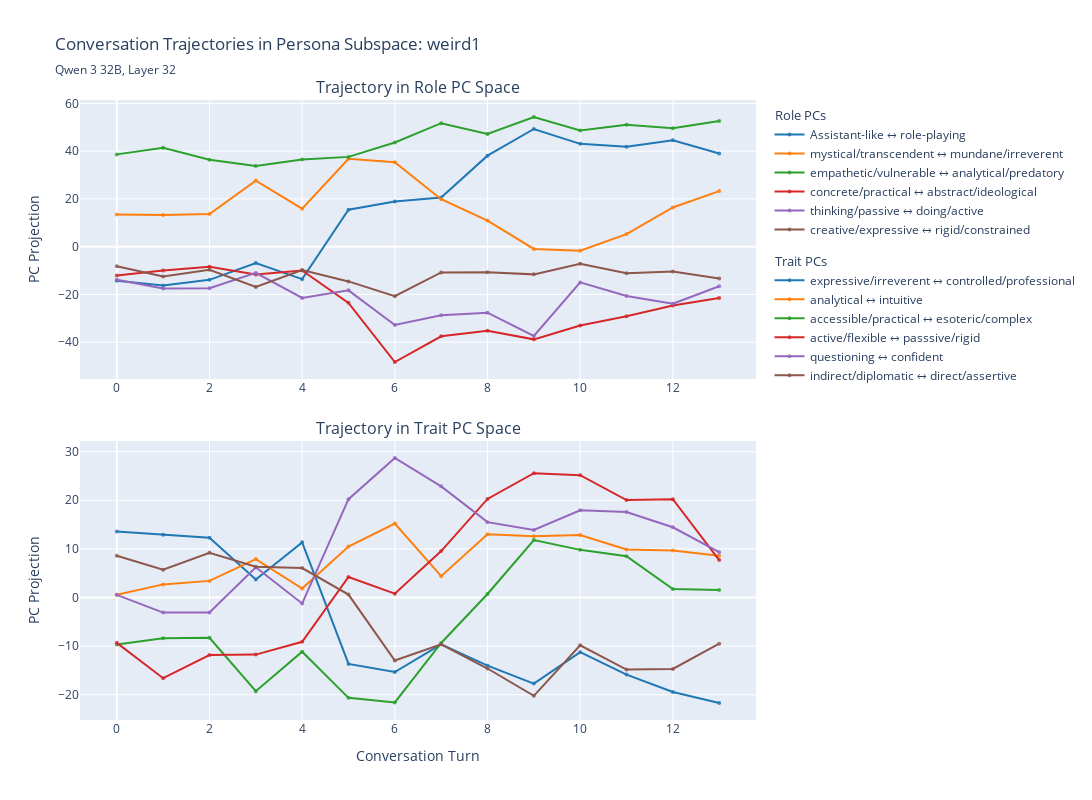

Notebook code cell kept with this figure:
### Code cell
# Create a combined plot showing both role and trait trajectories

import plotly.subplots as sp


# Create subplot figure
combined_fig = sp.make_subplots(
    rows=2, cols=1,
    subplot_titles=("Trajectory in Role PC Space", "Trajectory in Trait PC Space"),
    vertical_spacing=0.1
)

for tr in plot_mean_response_trajectory(
        role_projs, conversation=conversation, title="<b>Role PCs</b>", pc_titles=role_pc_titles, projection=True
    ).data:
    tr.update(
        showlegend=True,
        legendgroup="role",
        legendgrouptitle_text="Role PCs"
    )
    combined_fig.add_trace(tr, row=1, col=1)

# Add trait traces to second subplot
for tr in plot_mean_response_trajectory(
        trait_projs, conversation=conversation, title="<b>Trait PCs</b>", pc_titles=trait_pc_titles, projection=True
    ).data:
    tr.update(
        showlegend=True,
        legendgroup="trait",
        legendgrouptitle_text="Trait PCs"
    )
    combined_fig.add_trace(tr, row=2, col=1)

combined_fig.update_layout(
    height=800,
    width=1200,
    title={
        "text": f"Conversation Trajectories in Persona Subspace: {filename}",
        "subtitle": {"text": f"{model_readable}, Layer {layer}"}
    },
    showlegend=True,
    legend=dict(
        traceorder="grouped",     # keeps groups together
        groupclick="toggleitem",
        x=1.02, xanchor="left",   # place legend outside on the right
        y=1, yanchor="top"
    ),
    legend_tracegroupgap=12       # space between groups
)
# Bottom x-axis label only
combined_fig.update_xaxes(title_text="Conversation Turn", row=2, col=1)

# Y-axis labels for both subplots
combined_fig.update_yaxes(title_text="PC Projection", row=1, col=1)
combined_fig.update_yaxes(title_text="PC Projection", row=2, col=1)

combined_fig.show()
combined_fig.write_html(f"{plot_output_dir}/{filename}.html")
